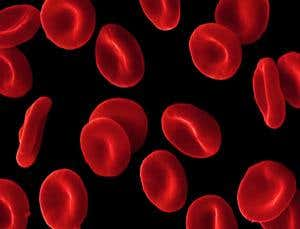
#> input picture images/sample1.jpg, 300 x 229 px
$ jupyter execute --allow-errors Project.ipynb
#> lines starting #> are read from the running program, lines starting #| are printed output that depends on the picture; after the words box and inside, x2 and y2 are one past the last pixel; in counts of white or black regions, pixels touching at a corner belong together
### Topic - Automatic Red Blood Cell Counting using Watershed Segmentation

#### Team - Peaky Builders

In the field of biomedicine, because of the cell's complex nature, it still remains a challenging task to
segment cells from its background and count them automatically. Our goal is to create a system to count
red blood cells (RBCs) automatically by analyzing blood cell images collected from a microscopic
imaging system. So, we will make use of the properties of the blood cells like texture, color, size and
morphology of the nucleus and use Image segmentation method (Otsu’s approach) and a counting method
for counting the number of blood cells present in the sample.

#### All the libraries used in the project are imported below

[cell 1]
import cv2
from matplotlib import pyplot as plt
import numpy as np
from collections import deque

#### Given below are some general function we will be using

[cell 2]
def show(img):
    f, arr = plt.subplots(1,1)
    arr.imshow(cv2.cvtColor(img, cv2.COLOR_BGR2RGB ))

def title(string):
    plt.title(string)

def showgray(img):
    f, arr = plt.subplots(1,1)
    arr.imshow(img,cmap='gray')

#### The Code given below is for Image Segmentation

- The first method in this process divides saturation, Simage into two images output by applying the thresholding process.

[cell 3]
def thresholding(img,T):
    img1 = np.copy(img)
    h,w = img1.shape[0:2]
    for i in range(h):
        for j in range(w):
            if(img1[i][j]<T):
                img1[i][j] = 0
            else:
                img1[i][j] = 255
    return img1

[cell 4]
sample = cv2.imread('../images/sample1.jpg')
#> sample is the input picture: shape (229, 300, 3); mean B, G, R 11.4, 7.6, 74.4
#> (the rest of this cell did not finish here and is left out)

sampleTh2 = thresholding(sample,50)

show(sample)
title('Original sample image')

show(sampleTh1)
title(' Morphological area closing on lower pixel value image')

show(sampleTh2)
title(' Morphological dilationand area closing on higher pixel value image. ')

#### Given below is the Code for Linear Contrast Streching which will be used later

[cell 5]
def linContrastStretching(img,a,b):
    img_copy = np.copy(img)
    maxi = np.max(img_copy)
    mini = np.min(img_copy)
    img_copy = a+(img_copy - mini)*((b-a)//(maxi-mini))
    return img_copy

#### code for Median filter

[cell 6]
def med(im,k):
    num = int(k/2)
    newimg = np.zeros((im.shape))

    for i in range(im.shape[0]):
        for j in range(im.shape[1]):
            arr = []
            for m in range(k):
                r1 = i + m -num
                if(r1 < 0) or (r1>im.shape[0]-1):
                    for p in range(k):
                        arr.append(0)

                else:
                    r2 = j+m-num
                    if(r2<0) or ((j+num)>(im.shape[1]-1)):
                        arr.append(0)
                    else:
                        for q in range(k):
                            arr.append(im[r1][j+q-num])

            arr.sort()
            medind = int(len(arr)/2)
            median = arr[medind]
            newimg[i][j] = median

    return newimg

def medEff(im,k):
    sub = np.subtract(im.shape,(k,k))
    strd = np.lib.stride_tricks.as_strided
    subM = strd(im, shape=tuple(sub)+(k,k), strides=im.strides*2)
    print(subM.shape)
    newimg = np.median(subM,axis=(2,3))
    return newimg

##### Note that the pixels corresponding to white are object whereas that of black belongs to background

- Two basic models for colorimages are the RGB (Red, Green, Blue) color model and the HIS (Hue, intensity, saturation) color model. Two methods of color image segmentation used RGB space as the standard processing space.
-  Color images are very rich source of information, because they provide a better description of a scene as compared to grayscale images.
- We are doing the image segmentation using Watershed segmentation, and we intend to further use two methods with some changes in the segmentation process.

#### Code given below is for Watershed Transform Method

[cell 7]
class Watershed(object):

    MASK = -2
    WSHD = 0
    INIT = -1
    INQE = -3

    def __init__(self, levels=256):
        self.levels = levels

   # Neighbour (coordinates of) pixels, including the given pixel.

    def _get_neighbors(
        self,
        height,
        width,
        pixel,
        ):
        return np.mgrid[max(0, pixel[0] - 1):min(height, pixel[0] + 2),
                        max(0, pixel[1] - 1):min(width, pixel[1]
                        + 2)].reshape(2, -1).T

    def apply(self, image):
        current_label = 0
        flag = False
        fifo = deque()

        (height, width) = image.shape
        total = height * width
        labels = np.full((height, width), self.INIT, np.int32)

        reshaped_image = image.reshape(total)

      # [y, x] pairs of pixel coordinates of the flattened image.

        pixels = np.mgrid[0:height, 0:width].reshape(2, -1).T

      # Coordinates of neighbour pixels for each pixel.

        neighbours = np.array([self._get_neighbors(height, width, p)
                              for p in pixels])
        if len(neighbours.shape) == 3:

         # Case where all pixels have the same number of neighbours.

            neighbours = neighbours.reshape(height, width, -1, 2)
        else:

         # Case where pixels may have a different number of pixels.

            neighbours = neighbours.reshape(height, width)

        indices = np.argsort(reshaped_image)
        sorted_image = reshaped_image[indices]
        sorted_pixels = pixels[indices]

      # self.levels evenly spaced steps from minimum to maximum.

        levels = np.linspace(sorted_image[0], sorted_image[-1],
                             self.levels)
        level_indices = []
        current_level = 0

      # Get the indices that deleimit pixels with different values.

        for i in range(total):
            if sorted_image[i] > levels[current_level]:

            # Skip levels until the next highest one is reached.

                while sorted_image[i] > levels[current_level]:
                    current_level += 1
                level_indices.append(i)
        level_indices.append(total)

        start_index = 0
        for stop_index in level_indices:

         # Mask all pixels at the current level.

            for p in sorted_pixels[start_index:stop_index]:
                labels[p[0], p[1]] = self.MASK

            # Initialize queue with neighbours of existing basins at the current level.

                for q in neighbours[p[0], p[1]]:

               # p == q is ignored here because labels[p] < WSHD

                    if labels[q[0], q[1]] >= self.WSHD:
                        labels[p[0], p[1]] = self.INQE
                        fifo.append(p)
                        break

         # Extend basins.

            while fifo:
                p = fifo.popleft()

            # Label p by inspecting neighbours.

                for q in neighbours[p[0], p[1]]:

               # Don't set lab_p in the outer loop because it may change.

                    lab_p = labels[p[0], p[1]]
                    lab_q = labels[q[0], q[1]]
                    if lab_q > 0:
                        if lab_p == self.INQE or lab_p == self.WSHD \
                            and flag:
                            labels[p[0], p[1]] = lab_q
                        elif lab_p > 0 and lab_p != lab_q:
                            labels[p[0], p[1]] = self.WSHD
                            flag = False
                    elif lab_q == self.WSHD:
                        if lab_p == self.INQE:
                            labels[p[0], p[1]] = self.WSHD
                            flag = True
                    elif lab_q == self.MASK:
                        labels[q[0], q[1]] = self.INQE
                        fifo.append(q)

         # Detect and process new minima at the current level.

            for p in sorted_pixels[start_index:stop_index]:

            # p is inside a new minimum. Create a new label.

                if labels[p[0], p[1]] == self.MASK:
                    current_label += 1
                    fifo.append(p)
                    labels[p[0], p[1]] = current_label
                    while fifo:
                        q = fifo.popleft()
                        for r in neighbours[q[0], q[1]]:
                            if labels[r[0], r[1]] == self.MASK:
                                fifo.append(r)
                                labels[r[0], r[1]] = current_label

            start_index = stop_index

        return labels,current_label

#### We are going to use two algo :

Both will be using Otsu thresholding but one of them will have further operations done, which include the following

-  Using 5x5 median filter first
-  Then using Contrast streching on the image
-  Segmentation

[cell 8]
def segmentationOtsu(image):
    ret, thresh = cv2.threshold(image,0,255,cv2.THRESH_BINARY_INV+cv2.THRESH_OTSU)
    w = Watershed()
    labels,count =w.apply(thresh)
    plt.imshow(labels, cmap='Paired', interpolation='nearest')
    title('computed regions in image')
    print("Number of RBC :", count-1)

[cell 9]
def segmentationNormal(image):
    ret, thresh = cv2.threshold(image,0,255,cv2.THRESH_BINARY_INV+cv2.THRESH_OTSU)
    img_median = medEff(thresh, 5)
    img_contrast = linContrastStretching(img_median,0,255)
    w = Watershed()
    labels,count =w.apply(img_contrast)
    plt.imshow(labels, cmap='Paired', interpolation='nearest')
    title('computed regions in image')
    print("Number of RBC :", count-1)

[cell 10]
sample = cv2.imread('../images/sample4.jpeg',0)
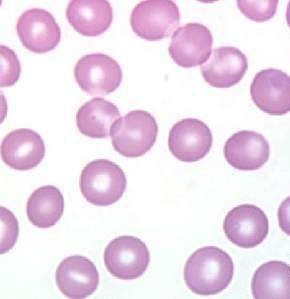
#> input picture images/sample4.jpeg, 290 x 299 px
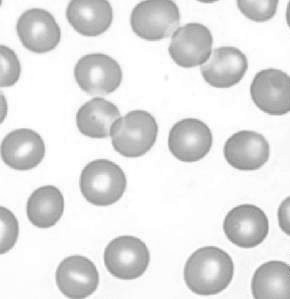
#> sample: shape (299, 290); min 136, max 255, mean 226.2
showgray(sample)
title('original image')

#> (a cell that did not finish here is left out)

#> in segmentationOtsu, `ret, thresh = cv2.threshold(image,0,255,cv2.THRESH_BINARY_INV+cv2.THRE..`:
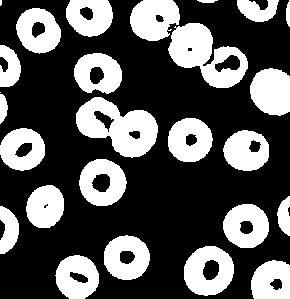
#> thresh: shape (299, 290); 34.2% white; 26 white regions (2 under 20 px), largest, box (x1, y1, x2, y2) and area: (76, 97, 158, 158) 2855, (168, 23, 248, 88) 2747, (184, 246, 234, 296) 1713
#> in segmentationOtsu, `ret, thresh = cv2.threshold(image,0,255,cv2.THRESH_BINARY_INV+cv2.THRE..`: ret = 215

#> (a cell that did not finish here is left out)

#| (294, 285, 5, 5)
#> in medEff, `newimg = np.median(subM,axis=(2,3))`:
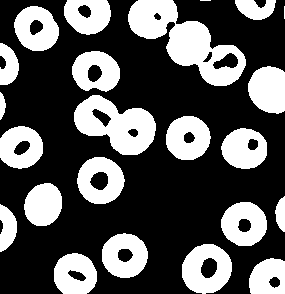
#> newimg: shape (294, 285) float64; 34.3% white; 23 white regions (2 under 20 px), largest, box (x1, y1, x2, y2) and area: (128, 0, 246, 86) 4291, (74, 95, 156, 155) 2869, (182, 244, 232, 294) 1708
#> in linContrastStretching, `maxi = np.max(img_copy)`: maxi = 255
#> in linContrastStretching, `mini = np.min(img_copy)`: mini = 0

[cell 13]
sample = cv2.imread('../images/sample1.jpg',0)
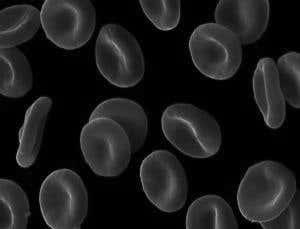
#> sample: shape (229, 300); min 0, max 181, mean 27.7
showgray(sample)
title('original image')

#> (a cell that did not finish here is left out)

#> in segmentationOtsu (call 2), `ret, thresh = cv2.threshold(image,0,255,cv2.THRESH_BINARY_INV+cv2.THRE..`:
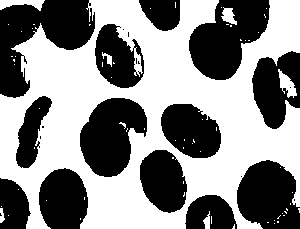
#> thresh: shape (229, 300); 53.2% white; 23 black regions (10 under 20 px), largest, box (x1, y1, x2, y2) and area: (0, 0, 95, 98) 4798, (189, 0, 270, 80) 4014, (80, 98, 147, 177) 3621
#> in segmentationOtsu (call 2), `ret, thresh = cv2.threshold(image,0,255,cv2.THRESH_BINARY_INV+cv2.THRE..`: ret = 29

#> (a cell that did not finish here is left out)

#> call 2 of medEff, with k = 5
#| (224, 295, 5, 5)
#> in medEff (call 2), `newimg = np.median(subM,axis=(2,3))`:
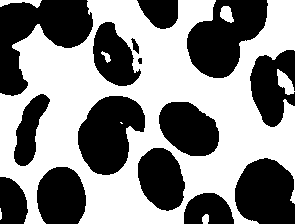
#> newimg: shape (224, 295) float64; 52.9% white; 15 black regions, largest, box (x1, y1, x2, y2) and area: (0, 0, 93, 96) 4547, (187, 0, 268, 78) 3930, (78, 96, 145, 175) 3632

[cell 16]
sample = cv2.imread('../images/sample2.jpg',0)
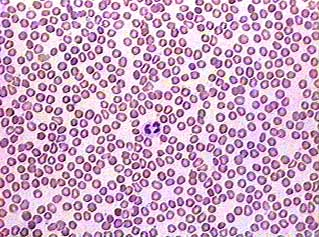
#> input picture images/sample2.jpg, 319 x 237 px
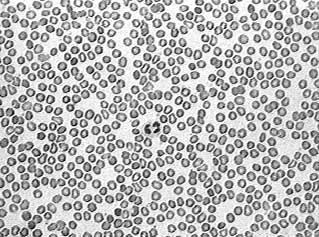
#> sample: shape (237, 319); min 0, max 255, mean 182.5
showgray(sample)
title('original image')

[cell 17]
segmentationOtsu(sample)
#> in segmentationOtsu (call 3), `ret, thresh = cv2.threshold(image,0,255,cv2.THRESH_BINARY_INV+cv2.THRE..`:
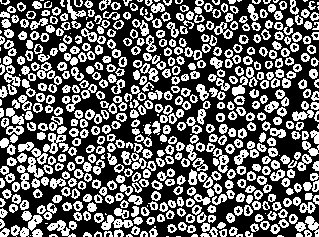
#> thresh: shape (237, 319); 40.6% white in thin lines or dots
#> in segmentationOtsu (call 3), `ret, thresh = cv2.threshold(image,0,255,cv2.THRESH_BINARY_INV+cv2.THRE..`: ret = 172
